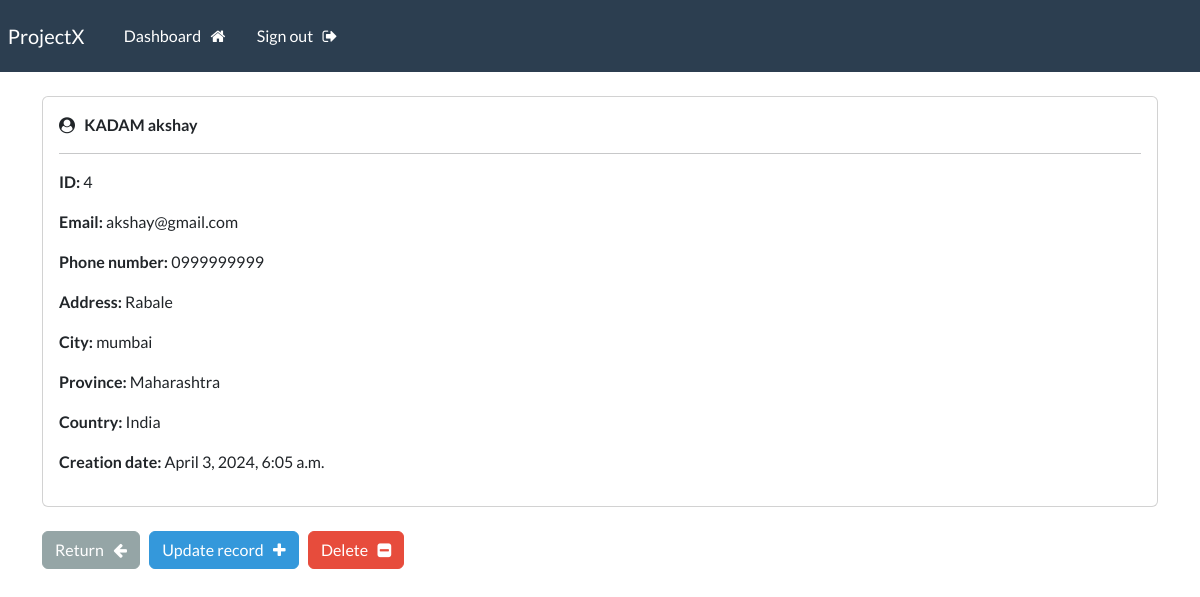
The page /record/4 (signed in) on the database as committed earlier.
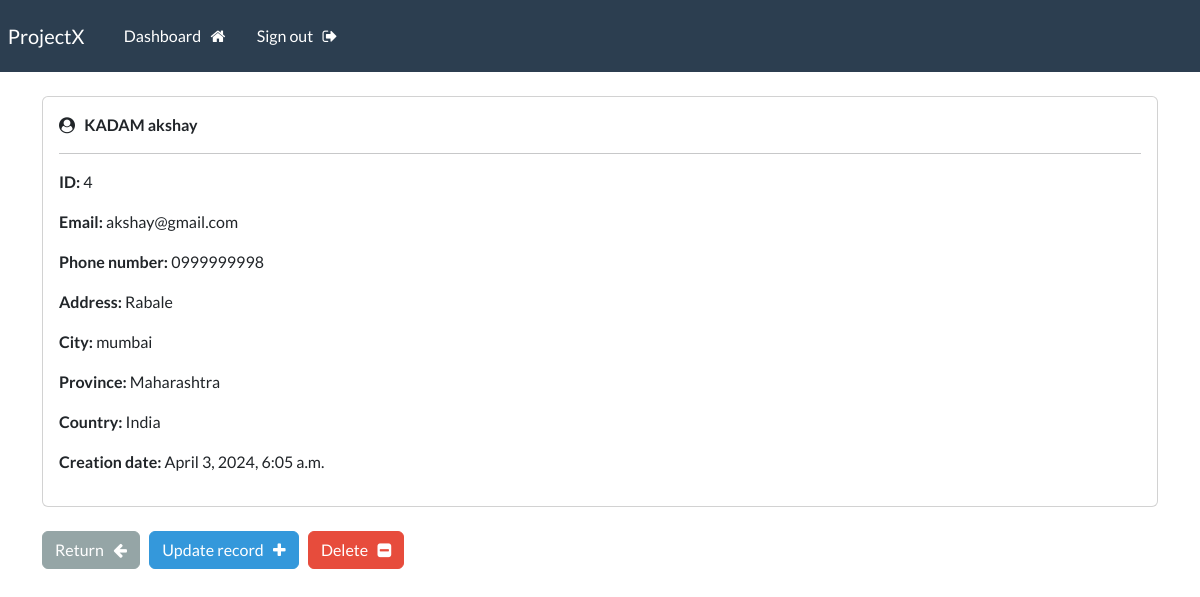
The same page on the database as committed later.
### webapp/models.py (models this page shows, shortened)
class Record(models.Model):
    creation_date = models.DateTimeField(auto_now_add=True)
    first_name = models.CharField(max_length=100)
    last_name = models.CharField(max_length=100)
    email  = models.CharField(max_length=255)
    phone = models.CharField(max_length=20)
    address = models.CharField(max_length=300)
    city = models.CharField(max_length=255)
    province = models.CharField(max_length=200)
    country = models.CharField(max_length=125)

### webapp/views.py (the view)
# urls.py: path('record/<int:pk>', views.singular_record, name="record"),
@login_required(login_url='my-login')
def singular_record(request, pk):
    all_records = Record.objects.get(id=pk)
    context = {'record':all_records}
    return render (request, 'webapp/view-record.html', context=context)

### webapp/templates/webapp/view-record.html (shortened to what this page needs)
{% extends 'webapp/base.html' %}
{% block content %}
    <div class="card">
        <div class="card-body">
            <i class="fa fa-user-circle" aria-hidden="true"></i> &nbsp;
            <strong>
                {{record.last_name|upper}}
                {{record.first_name}}
            </strong>
            <hr>
            <p> <strong> ID: </strong>{{record.id}} </p>
            <p> <strong> Email: </strong>{{record.email}} </p>
            <p> <strong> Phone number: </strong>{{record.phone}} </p>
            <p> <strong> Address: </strong>{{record.address}} </p>
            <p> <strong> City: </strong>{{record.city}} </p>
            <p> <strong> Province: </strong>{{record.province}} </p>
            <p> <strong> Country: </strong>{{record.country}} </p>
            <p> <strong> Creation date: </strong>{{record.creation_date}} </p>
        </div>
    </div>
    <br>
    <a href="{%url 'dashboard' %}" class="btn btn-secondary"> Return &nbsp; <i class="fa fa-arrow-left" aria-hidden="true"></i></a>
    <a href="{%url 'update-record' record.id %}" class="btn btn-info"> Update record &nbsp; <i class="fa fa-plus" aria-hidden="true"></i></a>
    <a href="{%url 'delete-record' record.id %}" class="btn btn-danger"> Delete &nbsp; <i class="fa fa-minus-square" aria-hidden="true"></i></a>
{% endblock %}

Rows that differ between the two databases and show on the page:
changed Record "KADAM": phone "0999999999" → "0999999998"
